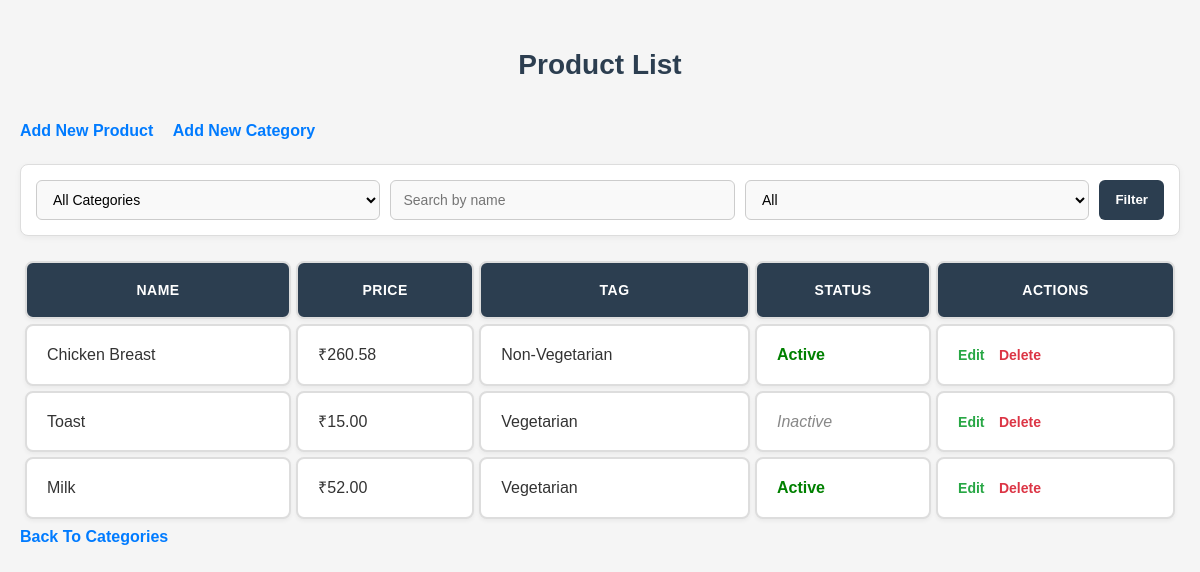
Screenshot of /products/ with the database file from the repository.
### myapp/models.py (models this page shows, shortened)
class Product(models.Model):
    TAG_CHOICES = [
        ('veg', 'Vegetarian'),
        ('non-veg', 'Non-Vegetarian'),
    ]
    name = models.CharField(max_length=100, unique=True,null=False)
    description = models.TextField(blank=True)
    price = models.DecimalField(max_digits=10, decimal_places=2)
    is_active = models.BooleanField(default=True)
    tag = models.CharField(max_length=7, choices=TAG_CHOICES)
    category = models.ForeignKey(Category, on_delete=models.CASCADE, related_name='products')

### myapp/views.py (the view)
# urls.py: path('products/', views.product_list, name='product_list'),
def product_list(request):
    category_id = request.GET.get('category')
    search_query = request.GET.get('search')
    is_active = request.GET.get('is_active')
    products = Product.objects.all()
    if category_id:
        products = products.filter(category__id=category_id)
    if search_query:
        products = products.filter(name__icontains=search_query)
    if is_active in ['true', 'false']:
        products = products.filter(is_active=(is_active == 'true'))
    categories = Category.objects.all()
    return render(request, 'product_list.html', {'products': products, 'categories': categories})

### myapp/templates/product_list.html (shortened to what this page needs)
{% load static %}
<!DOCTYPE html>
<html lang="en">
<head>
    <link rel="stylesheet" href="{% static 'style.css' %}">
</head>
<body>
<h2 class="page-title">Product List</h2>
<div class="button-container">
    <a href="{% url 'product_create' %}" class="btn-link">Add New Product</a>
    <a href="{% url 'category_create' %}" class="btn-link">Add New Category</a>
</div>
<form method="get" class="filter-form">
    <select name="category">
        <option value="">All Categories</option>
    </select>
    <input type="text" name="search" placeholder="Search by name" value="{{ request.GET.search }}">
    <select name="is_active">
        <option value="">All</option>
    </select>
    <button type="submit">Filter</button>
</form>
<table class="custom-table">
    <thead>
        <tr>
            <th>Name</th>
            <th>Price</th>
            <th>Tag</th>
            <th>Status</th>
            <th>Actions</th>
        </tr>
    </thead>
    <tbody>
        {% for product in products %}
            <tr>
                <td>{{ product.name }}</td>
                <td>₹{{ product.price }}</td>
                <td>{{ product.get_tag_display }}</td>
                <td>{% if product.is_active %}
                    <span class="product-status active">Active</span>
                    {% else %}<span class="product-status inactive">Inactive</span>{% endif %}</td>
                <td>
                    <a href="{% url 'product_update' product.pk %}" class="edit-link">Edit</a>
                    <a href="{% url 'product_delete' product.pk %}" class="delete-link">Delete</a>
                </td>
            </tr>
        {% empty %}
            <tr><td colspan="5">No products found.</td></tr>
        {% endfor %}
    </tbody>
</table>
<a href="{% url 'category_list' %}" class="btn-link">Back To Categories</a>
</body>
</html>

### myapp/static/style.css (style rules this page uses)
body { font-family: 'Arial', sans-serif; line-height: 1.6; color: #333; background-color: #f5f5f5; margin: 0; padding: 20px; }
.page-title { color: #2c3e50; text-align: center; margin-bottom: 30px; font-size: 28px; }
body { font-family: 'Arial', sans-serif; background-color: #f5f5f5; color: #333; padding: 20px; margin: 0; }
.page-title { text-align: center; font-size: 28px; color: #2c3e50; margin-bottom: 30px; }
.button-container { margin-bottom: 20px; }
.btn-link { display: inline-block; margin-right: 15px; color: #007bff; text-decoration: none; font-weight: bold; transition: color 0.3s ease; }
.filter-form { margin-bottom: 20px; display: flex; flex-wrap: wrap; gap: 10px; background-color: #ffffff; padding: 15px; border: 1px solid #ddd; border-radius: 8px; box-shadow: 0 2px 6px rgba(0, 0, 0, 0.05); }
.filter-form select, .filter-form input[type="text"] { padding: 10px 12px; border: 1px solid #ccc; border-radius: 6px; background-color: #f9f9f9; font-size: 14px; flex: 1; min-width: 150px; }
.filter-form button { padding: 10px 16px; background-color: #2c3e50; color: white; border: none; border-radius: 6px; cursor: pointer; font-weight: bold; transition: background-color 0.3s ease; }
.custom-table { width: 100%; border-collapse: separate; border-spacing: 5px 5px; background-color: transparent; }
.custom-table th, .custom-table td { background-color: white; padding: 16px 20px; border: 2px double #ddd; border-radius: 8px; box-shadow: 0 2px 4px rgba(0, 0, 0, 0.05); vertical-align: middle; }
.custom-table th { background-color: #2c3e50; color: white; text-transform: uppercase; font-size: 14px; letter-spacing: 0.5px; }
.edit-link, .delete-link { margin-right: 10px; text-decoration: none; font-weight: bold; font-size: 14px; }
.edit-link { color: #28a745; }
.delete-link { color: #dc3545; }
.product-status.active { color: green; font-weight: bold; }
.product-status.inactive { color: #888; font-style: italic; }

### rows the page displays
Product: name "Chicken Breast", price "260.58", tag "Non-Vegetarian", is_active "Active"
Product: name "Toast", price "15.00", tag "Vegetarian", is_active "Inactive"
Product: name "Milk", price "52.00", tag "Vegetarian", is_active "Active"
